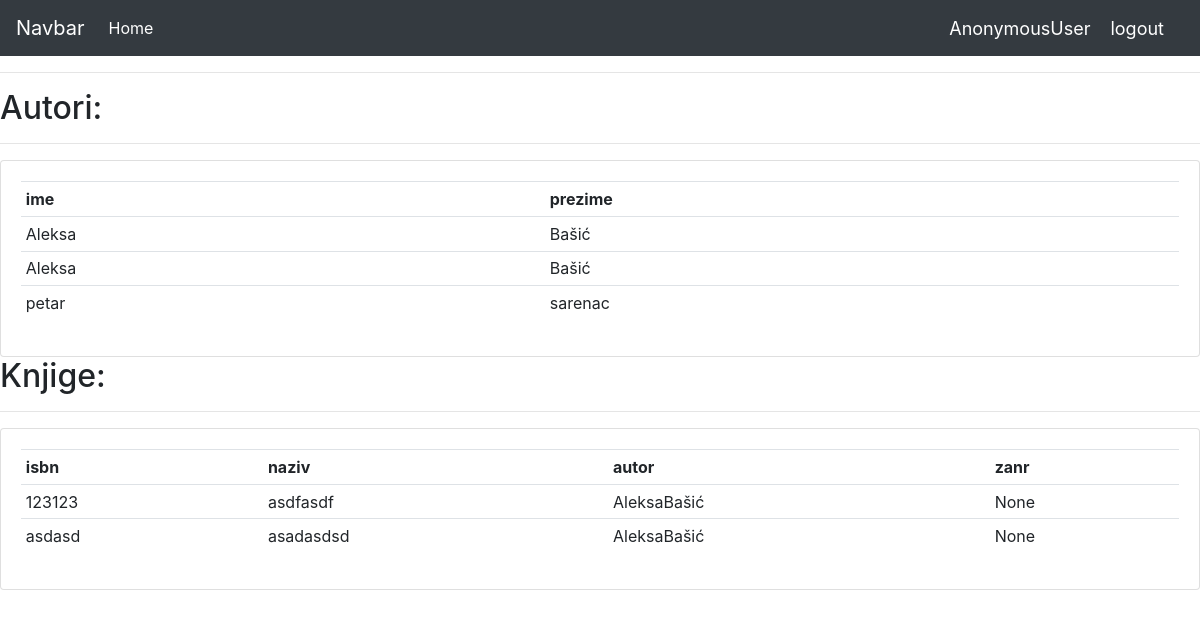
The app's page /korisnik/, older data.
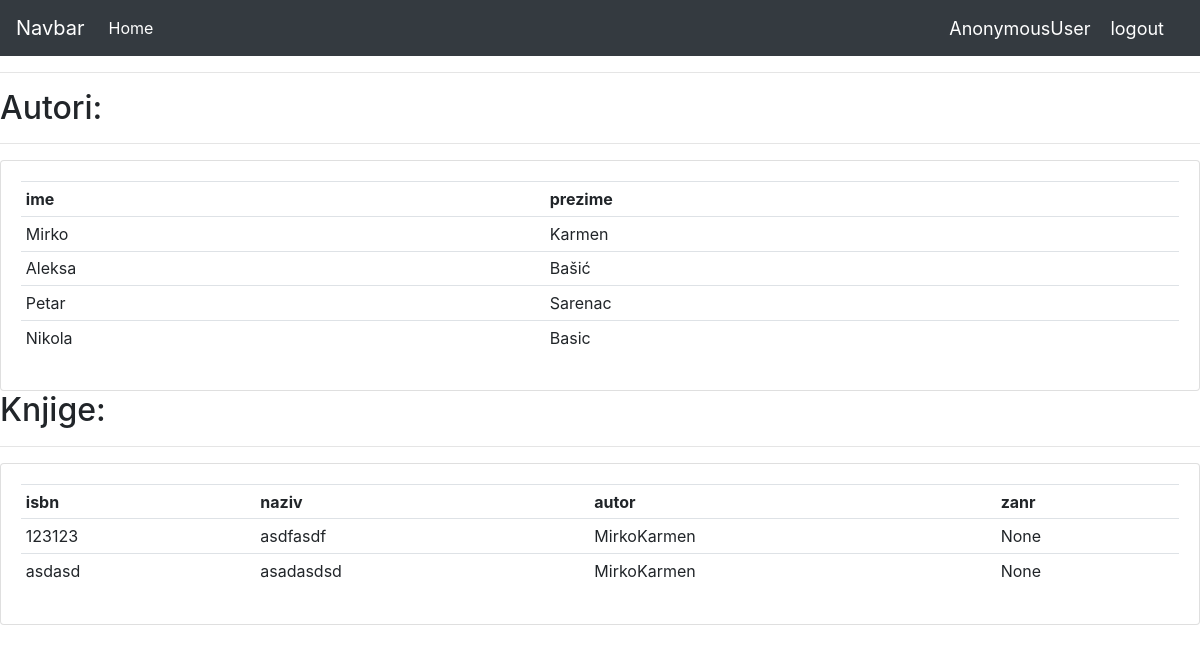
The same page, newer data.
### biblioteka/models.py (models this page shows, shortened)
class Autor(models.Model):
    ime = models.CharField(max_length=20)
    prezime = models.CharField(max_length=20)
    def __str__(self):
        return self.ime + self.prezime

class Knjiga(models.Model):
    STATUS = (
        ('biografija', 'biografija'),
        ('komedija', 'komedija'),
        ('drama', 'drama'),
        ('roman', 'roman'),
    )
    isbn = models.CharField(max_length=50)
    naziv = models.CharField(max_length=50)
    autor = models.ForeignKey(Autor, null=True, on_delete=models.SET_NULL)
    zanr = models.CharField(max_length=200, null=True, choices=STATUS)

### biblioteka/views.py (the view)
# urls.py: path('korisnik/', views.userPage, name='korisnik')
def userPage(request):
    autor = Autor.objects.all()
    knjiga = Knjiga.objects.all()
    return render(request, 'biblioteka/korisnik.html', {'autor': autor, 'knjiga': knjiga})

### biblioteka/templates/biblioteka/korisnik.html (shortened to what this page needs)
{% extends 'biblioteka/main.html' %}
{% block content %}
<hr class = "row">
    <h2>Autori:</h2>
    <hr>
    <div class="card card-body">
        <table class="table table-sm">
            <tr>
                <th>ime</th>
                <th>prezime</th>
            </tr>
            {% for i in autor %}
            <tr>
                 <td>{{i.ime}}</td>
                 <td>{{i.prezime}}</td>
            </tr>
            {% endfor %}
        </table>
    </div>
    <h2>Knjige:</h2>
    <hr>
    <div class = "card card-body">
        <table class="table table-sm">
            <tr>
                <th>isbn</th>
                <th>naziv</th>
                <th>autor</th>
                <th>zanr</th>
            </tr>
            {% for i in knjiga %}
            <tr>
                <td>{{i.isbn}}</td>
                <td>{{i.naziv}}</td>
                <td>{{i.autor}}</td>
                <td>{{i.zanr}}</td>
            </tr>
            {% endfor %}
        </table>
    </div>
{% endblock %}

### biblioteka/templates/biblioteka/main.html (shortened to what this page needs)
<!DOCTYPE html>
<html lang="en">
<head>
    <link rel="stylesheet" href="https://stackpath.bootstrapcdn.com/bootstrap/4.3.1/css/bootstrap.min.css">
</head>
<body>
    {% include 'biblioteka/navbar.html' %}
    {% block content %}
    {% endblock %}
</body>
</html>

### biblioteka/templates/biblioteka/navbar.html (shortened to what this page needs)
<nav class="navbar navbar-expand-lg navbar-dark bg-dark">
    <a class="navbar-brand" href="#">Navbar</a>
    <div class="collapse navbar-collapse" id="navbarNav">
        <ul class="navbar-nav">
            <li class="nav-item active">
                <a class="nav-link" href="{% url 'biblioteka:home' %}">Home <span class="sr-only">(current)</span></a>
            </li>
        </ul>
    </div>
    <span class="hello-msg">{{ request.user }}</span>
    <span><a class="hello-msg" href="{% url 'biblioteka:logout' %}">logout</a></span>
</nav>

### biblioteka/templates/biblioteka/navbar.html (style rules this page uses)
.hello-msg { font-size: 18px; color: #fff; margin-right: 20px; }

Row changes from the older to the newer data that the page shows:
removed Autor: ime "Aleksa", prezime "Bašić"
added Autor: ime "Mirko", prezime "Karmen"
changed Autor: ime "petar" → "Petar"; prezime "sarenac" → "Sarenac"
added Autor: ime "Nikola", prezime "Basic"
changed through a linked row, Knjiga "asdfasdf": autor "AleksaBašić" → "MirkoKarmen"
changed through a linked row, Knjiga "asdasd": autor "AleksaBašić" → "MirkoKarmen"
